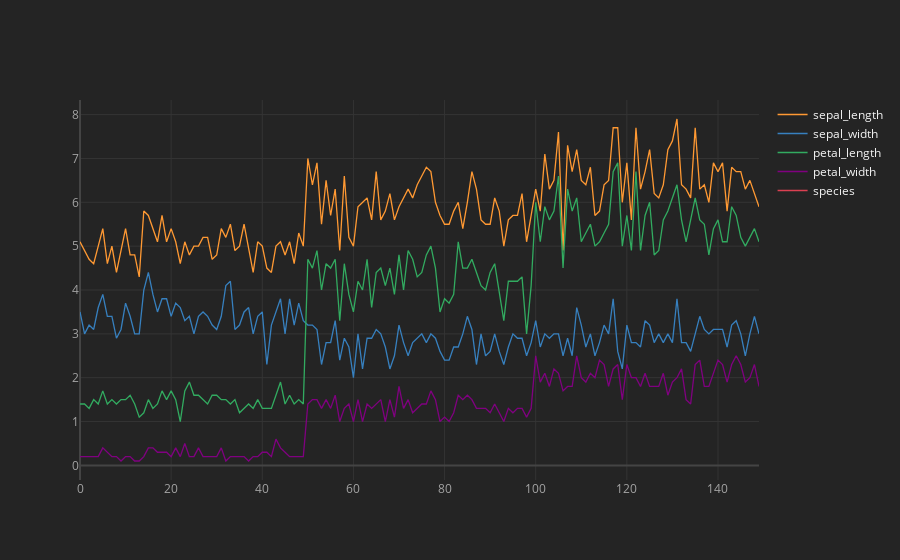

The code cell stored with this chart in its notebook:
### Code cell
df.iplot(theme = 'henanigans')

### Figure 1 — Plotly figure (JSON) as saved in the notebook; plotly's stock layout.template omitted (floating-point values rounded to 4 significant figures; data arrays with more than 128 entries replaced by an {"elided": "..."} marker saying what was removed)
{"data": [{"line": {"color": "rgba(255, 153, 51, 1.0)", "dash": "solid", "shape": "linear", "width": 1.3}, "mode": "lines", "name": "sepal_length", "text": "", "type": "scatter", "x": {"elided": "150 int values"}, "y": {"elided": "150 float values"}}, {"line": {"color": "rgba(55, 128, 191, 1.0)", "dash": "solid", "shape": "linear", "width": 1.3}, "mode": "lines", "name": "sepal_width", "text": "", "type": "scatter", "x": {"elided": "150 int values"}, "y": {"elided": "150 float values"}}, {"line": {"color": "rgba(50, 171, 96, 1.0)", "dash": "solid", "shape": "linear", "width": 1.3}, "mode": "lines", "name": "petal_length", "text": "", "type": "scatter", "x": {"elided": "150 int values"}, "y": {"elided": "150 float values"}}, {"line": {"color": "rgba(128, 0, 128, 1.0)", "dash": "solid", "shape": "linear", "width": 1.3}, "mode": "lines", "name": "petal_width", "text": "", "type": "scatter", "x": {"elided": "150 int values"}, "y": {"elided": "150 float values"}}, {"line": {"color": "rgba(219, 64, 82, 1.0)", "dash": "solid", "shape": "linear", "width": 1.3}, "mode": "lines", "name": "species", "text": "", "type": "scatter", "x": {"elided": "150 int values"}, "y": {"elided": "150 str values"}}], "layout": {"legend": {"bgcolor": "#242424", "font": {"color": "#F4F4F4"}}, "paper_bgcolor": "#242424", "plot_bgcolor": "#242424", "title": {"font": {"color": "#F4F4F4"}}, "xaxis": {"gridcolor": "#343434", "showgrid": true, "tickfont": {"color": "#A4A4A4"}, "title": {"font": {"color": "#A4A4A4"}, "text": ""}, "zerolinecolor": "#444444"}, "yaxis": {"gridcolor": "#343434", "showgrid": true, "tickfont": {"color": "#A4A4A4"}, "title": {"font": {"color": "#A4A4A4"}, "text": ""}, "zerolinecolor": "#444444"}}}
